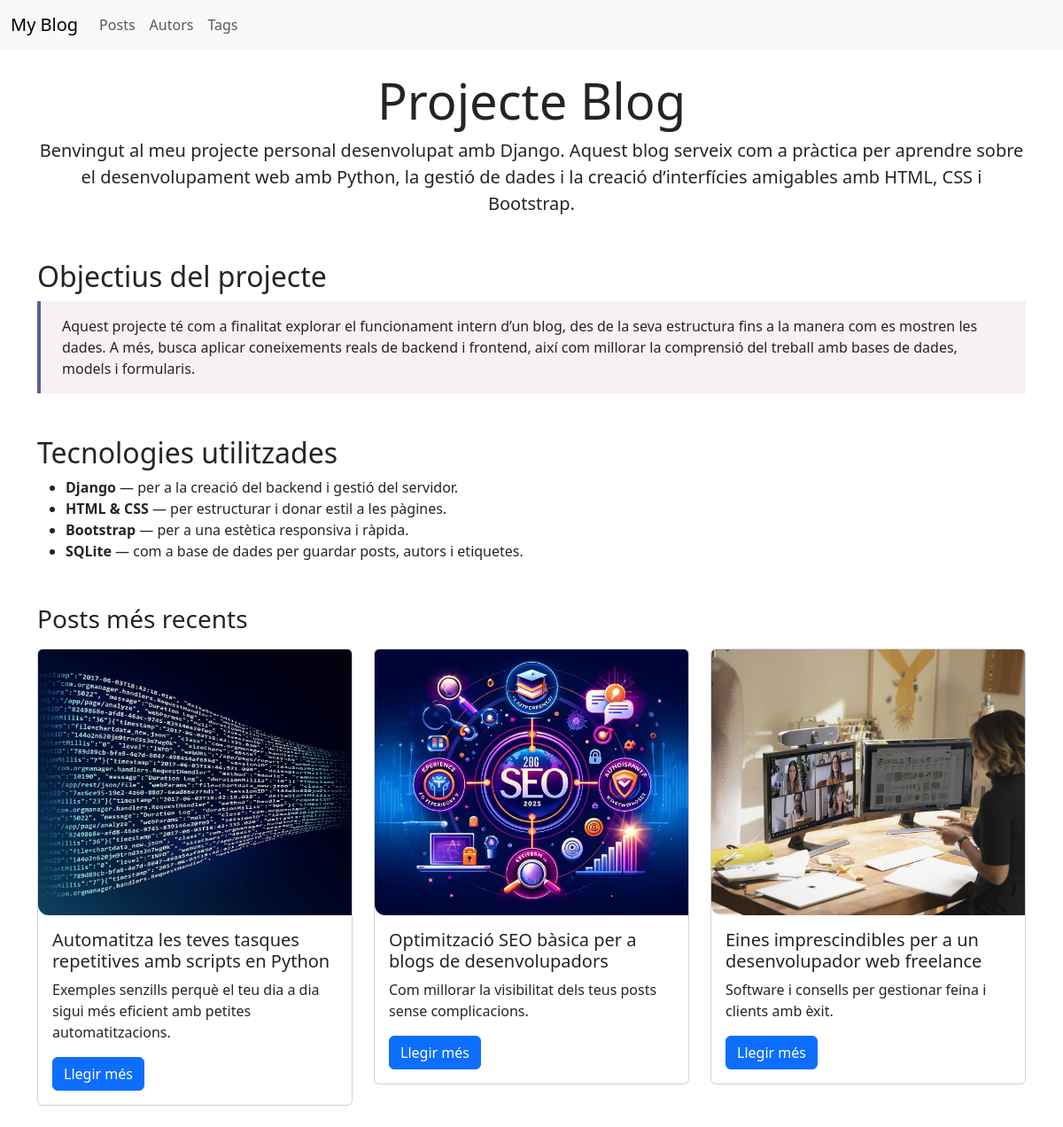
The page / on the database its author committed.
### blog/models.py (models this page shows, shortened)
class Post(models.Model):
    title = models.CharField(max_length=200)
    slug = models.SlugField(unique=True)
    content = models.TextField()
    excerpt = models.CharField(max_length=300)
    date = models.DateTimeField(auto_now_add=True)
    author = models.ForeignKey(Author, on_delete=models.CASCADE, related_name='posts')
    tags = models.ManyToManyField(Tag, related_name='posts')
    image = models.ImageField(upload_to='posts/', blank=True, null=True)
    class Meta:
        ordering = ['-date']

### blog/views.py (the view)
# urls.py: path('', views.index, name='home'),
def index(request):
    posts = Post.objects.all()[:3]
    return render(request, 'blog/index.html', {'posts': posts})

### blog/templates/blog/index.html (shortened to what this page needs)
{% extends 'blog/base.html' %}
{% block content %}
<div class="text-center mb-5">
    <h1 class="display-4">Projecte Blog</h1>
    <p class="lead">
        Benvingut al meu projecte personal desenvolupat amb Django. Aquest blog serveix com a pràctica per aprendre sobre el desenvolupament web amb Python,
        la gestió de dades i la creació d’interfícies amigables amb HTML, CSS i Bootstrap.
    </p>
</div>
<div class="mb-5">
    <h2>Objectius del projecte</h2>
    <p class="text-estilitzat">
        Aquest projecte té com a finalitat explorar el funcionament intern d’un blog, des de la seva estructura fins a la manera com es mostren les dades.
        A més, busca aplicar coneixements reals de backend i frontend, així com millorar la comprensió del treball amb bases de dades, models i formularis.
    </p>
</div>
<div class="mb-5">
    <h2>Tecnologies utilitzades</h2>
    <ul>
        <li><strong>Django</strong> — per a la creació del backend i gestió del servidor.</li>
        <li><strong>HTML & CSS</strong> — per estructurar i donar estil a les pàgines.</li>
        <li><strong>Bootstrap</strong> — per a una estètica responsiva i ràpida.</li>
        <li><strong>SQLite</strong> — com a base de dades per guardar posts, autors i etiquetes.</li>
    </ul>
</div>
<h3 class="mt-5 mb-3">Posts més recents</h3>
<div class="row">
    {% for post in posts %}
    <div class="col-md-4">
        <div class="card mb-4">
            {% if post.image %}
            <img src="{{ post.image.url }}" class="card-img-top post-image" alt="{{ post.title }}">
            {% endif %}
            <div class="card-body">
                <h5 class="card-title">{{ post.title }}</h5>
                <p class="card-text">{{ post.excerpt }}</p>
                <a href="{% url 'posts-detail-page' post.slug %}" class="btn btn-primary">Llegir més</a>
            </div>
        </div>
    </div>
    {% endfor %}
</div>
{% endblock %}

### blog/static/blog/css/style.css (style rules this page uses)
.text-estilitzat { flex: 3; display: flex; flex-direction: column; justify-content: space-between; padding: 1rem 1.5rem; border-left: 4px solid #5c5c9d; background-color: #f7f1f1; }
.card { height: 100%; }
.post-image { width: 100%; max-height: 300px; min-height: 300px; object-fit: cover; border-radius: 8px; }
.post-image { width: 100%; height: 100%; object-fit: cover; border-radius: 12px 0px 0px 12px; }

### rows shown on the page
Post: image (picture), title "Automatitza les teves tasques repetitives amb scripts en Python", excerpt "Exemples senzills perquè el teu dia a dia sigui més eficient amb petites automatitzacions."
Post: image (picture), title "Optimització SEO bàsica per a blogs de desenvolupadors", excerpt "Com millorar la visibilitat dels teus posts sense complicacions."
Post: image (picture), title "Eines imprescindibles per a un desenvolupador web freelance", excerpt "Software i consells per gestionar feina i clients amb èxit."
